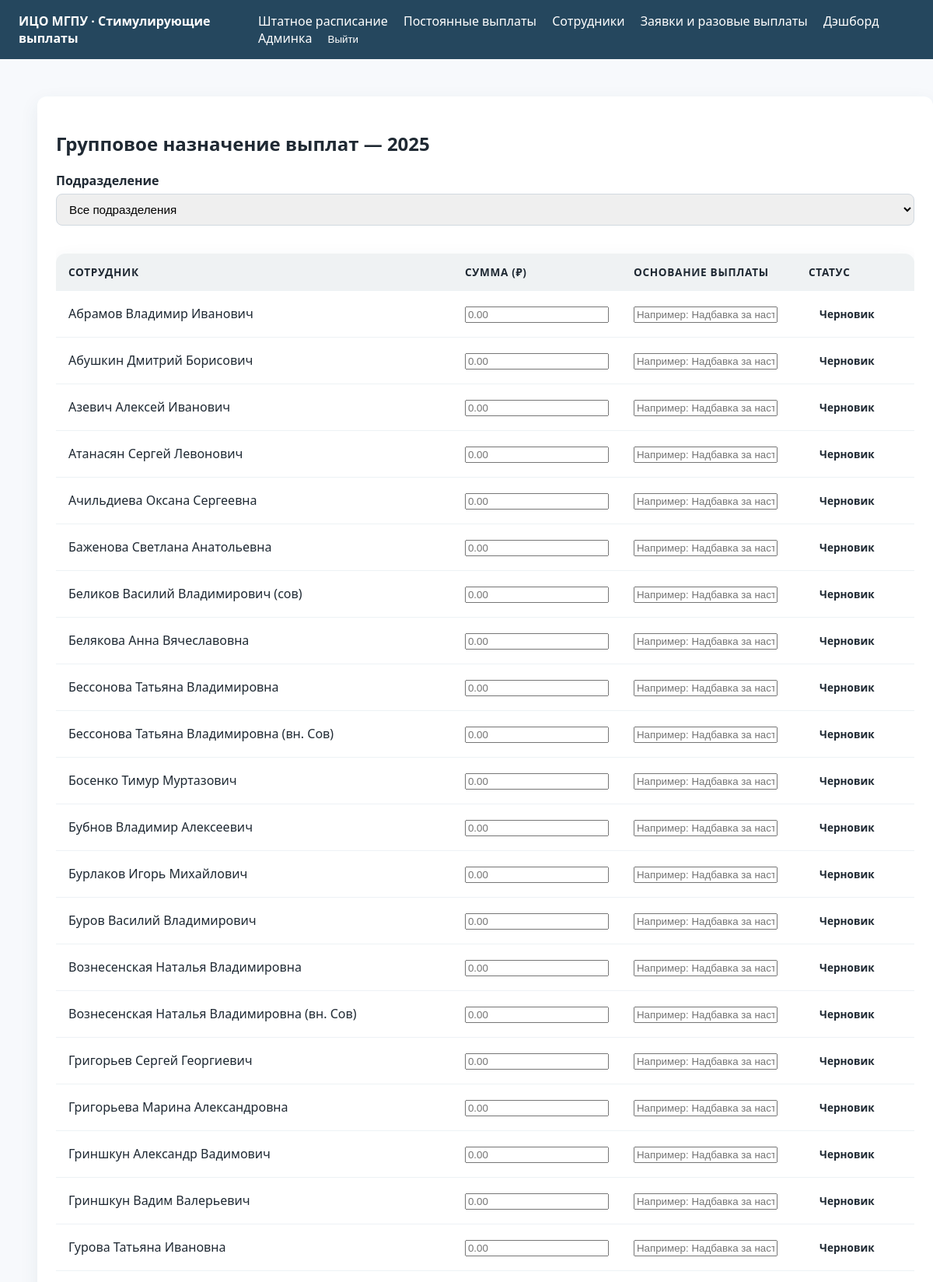
The app's page /recurring/periods/2/payments/bulk/ (signed in, upper part) with its own data.
### recurring_payments/models.py (models this page shows, shortened)
class RecurringPeriod(models.Model):
    class Status(models.TextChoices):
        DRAFT = 'draft', 'Черновик'
        OPEN = 'open', 'Открыт'
        CLOSED = 'closed', 'Закрыт'
    name = models.CharField('Название', max_length=255)
    status = models.CharField('Статус', max_length=16, choices=Status.choices, default=Status.DRAFT)
    start_date = models.DateField('Дата начала')
    end_date = models.DateField('Дата окончания')
    budget_limit = models.DecimalField('Лимит бюджета', max_digits=14, decimal_places=2, default=Decimal('0'))
    notes = models.TextField('Комментарий', blank=True)
    closed_at = models.DateTimeField('Дата закрытия', blank=True, null=True)
    objects = RecurringPeriodQuerySet.as_manager()
    class Meta:
        ordering = ['-start_date', '-end_date', 'name']
        verbose_name = 'Период постоянных выплат'
        verbose_name_plural = 'Периоды постоянных выплат'
    def open(self) -> None:
        if self.status != self.Status.DRAFT:
            raise ValidationError('Можно открыть только период в статусе "Черновик".')
        self.status = self.Status.OPEN
        self.save(update_fields=['status'])

### stimuli/models.py (models this page shows, shortened)
class Employee(models.Model):
    class Category(models.TextChoices):
        AUP = 'АУП', _('Административно-управленческий персонал')
        PPS = 'ППС', _('Профессорско-преподавательский состав')
        OTHER = 'Другое', _('Другое')
    full_name = models.CharField('ФИО', max_length=255)
    division = models.ForeignKey('staffing.Division', on_delete=models.PROTECT, related_name='employees', verbose_name='Подразделение')
    position = models.ForeignKey('staffing.Position', on_delete=models.PROTECT, related_name='employees', verbose_name='Должность')
    category = models.CharField('Категория', max_length=32, choices=Category.choices)
    rate = models.DecimalField('Ставка', max_digits=6, decimal_places=3, default=1)
    allowance_amount = models.DecimalField('Надбавка', max_digits=12, decimal_places=2, default=0)
    allowance_reason = models.CharField('Основание надбавки', max_length=255, blank=True)
    allowance_until = models.DateField('Срок надбавки', blank=True, null=True)
    payment = models.DecimalField('Выплата', max_digits=12, decimal_places=2, default=0)
    justification = models.TextField('Обоснование', blank=True)
    created_at = models.DateTimeField('Создано', auto_now_add=True)
    updated_at = models.DateTimeField('Обновлено', auto_now=True)
    class Meta:
        ordering = ['full_name']
        verbose_name = 'Сотрудник'
        verbose_name_plural = 'Сотрудники'

### recurring_payments/views.py (the view, shortened to what this page needs)
# urls.py: path('periods/<int:pk>/payments/bulk/', views.RecurringPaymentBulkAssignView.as_view(), name='payment-bulk'),
class RecurringPaymentBulkAssignView(LoginRequiredMixin, PermissionRequiredMixin, View):
    permission_required = 'recurring_payments.add_recurringpayment'
    template_name = 'recurring_payments/payment_bulk_assign.html'
    def dispatch(self, request, *args, **kwargs):
        self.period = get_object_or_404(RecurringPeriod, pk=kwargs['pk'])
        if self.period.status == RecurringPeriod.Status.CLOSED:
            messages.error(request, 'Период закрыт, изменения невозможны.')
            return redirect('recurring_payments:period-detail', pk=self.period.pk)
        return super().dispatch(request, *args, **kwargs)
    def get(self, request, *args, **kwargs):
        division_id = request.GET.get('division')
        context = self._build_context(division_id=division_id)
        return render(request, self.template_name, context)
    def _build_context(self, division_id=None, data=None):
        divisions = Division.objects.order_by('name')
        employees = self._get_employees(division_id)
        existing = {
            payment.employee_id: payment
            for payment in RecurringPayment.objects.select_related('employee').filter(period=self.period)
        }
        data_dict = {}
        if data is not None:
            if hasattr(data, 'dict'):
                data_dict = data.dict()
            else:
                data_dict = dict(data)
        entries = []
        for employee in employees:
            payment = existing.get(employee.id)
            entries.append({
                'employee': employee,
                'amount': data_dict.get(f'amount_{employee.id}', payment.amount if payment else ''),
                'reason': data_dict.get(f'reason_{employee.id}', payment.reason if payment else ''),
                'locked': bool(payment and payment.is_locked),
            })
        return {
            'period': self.period,
            'divisions': divisions,
            'employee_entries': entries,
            'selected_division': division_id or '__all__',
        }
    def _get_employees(self, division_id):
        qs = Employee.objects.select_related('division').order_by('full_name')
        if division_id and division_id != '__all__':
            try:
                division_pk = int(division_id)
            except (TypeError, ValueError):
                return []
            qs = qs.filter(division_id=division_pk)
        return list(qs)

### recurring_payments/templates/recurring_payments/payment_bulk_assign.html (shortened to what this page needs)
{% extends 'base.html' %}
{% block content %}
<div class="card content-card">
    <h2>Групповое назначение выплат — {{ period.name }}</h2>
    <form method="get" class="filter-form" style="margin-bottom:20px;">
        <div class="form-grid">
            <div>
                <label for="division-select">Подразделение</label>
                <select id="division-select" name="division" onchange="this.form.submit()">
                    <option value="__all__" {% if selected_division == '__all__' or not selected_division %}selected{% endif %}>Все подразделения</option>
                </select>
            </div>
        </div>
    </form>
    {% if employee_entries %}
        <form method="post">
            <div class="table-wrapper">
                <table class="table">
                    <thead>
                        <tr>
                            <th>Сотрудник</th>
                            <th style="width:160px;">Сумма (₽)</th>
                            <th>Основание выплаты</th>
                            <th style="width:120px;">Статус</th>
                        </tr>
                    </thead>
                    <tbody>
                        {% for entry in employee_entries %}
                            <tr>
                                <td>{{ entry.employee.full_name }}</td>
                                <td>
                                    <input type="number" step="0.01" min="0" name="amount_{{ entry.employee.id }}" value="{{ entry.amount }}" {% if entry.locked %}readonly{% endif %} placeholder="0.00">
                                </td>
                                <td>
                                    <input type="text" name="reason_{{ entry.employee.id }}" value="{{ entry.reason }}" {% if entry.locked %}readonly{% endif %} placeholder="Например: Надбавка за наставничество">
                                </td>
                                <td>
                                    {% if entry.locked %}
                                        <span class="status status-closed">Зафиксирована</span>
                                    {% else %}
                                        <span class="status status-open">Черновик</span>
                                    {% endif %}
                                </td>
                            </tr>
                        {% endfor %}
                    </tbody>
                </table>
            </div>
        </form>
    {% else %}
        <p>Сотрудники не найдены для выбранного фильтра.</p>
    {% endif %}
</div>
{% endblock %}

### static/css/main.css (style rules this page uses)
:root { --primary: #25475e; --accent: #f0a500; --bg: #f7f9fc; }
body { font-family: 'Segoe UI', -apple-system, BlinkMacSystemFont, 'Roboto', sans-serif; font-size: 16px; color: #1f2933; background-color: var(--bg); margin: 0; }
.table-wrapper { overflow-x: auto; border-radius: 12px; margin-top: 16px; }
.table { width: 100%; border-collapse: collapse; background-color: #fff; border-radius: 12px; overflow: hidden; box-shadow: 0 8px 24px rgba(37, 71, 94, 0.08); margin-top: 16px; }
.table thead { background-color: rgba(37, 71, 94, 0.07); font-size: 0.85rem; text-transform: uppercase; letter-spacing: 0.05em; }
.table th, .table td { padding: 14px 16px; border-bottom: 1px solid #edf2f5; text-align: left; }
.card { background-color: #fff; border-radius: 12px; box-shadow: 0 8px 24px rgba(37, 71, 94, 0.08); padding: 24px; margin-bottom: 24px; }
.content-card { width: 100%; }
.form-grid { display: grid; grid-template-columns: repeat(auto-fit, minmax(240px, 1fr)); gap: 16px; }
.filter-form { margin-bottom: 16px; }
.form-grid label { display: block; font-weight: 600; margin-bottom: 6px; }
.form-grid input, .form-grid select, .form-grid textarea { width: 100%; padding: 10px 12px; border-radius: 8px; border: 1px solid #d1d9e0; font-size: 0.95rem; box-sizing: border-box; }
.status { display: inline-flex; align-items: center; padding: 6px 14px; border-radius: 999px; font-weight: 600; font-size: 0.85rem; white-space: nowrap; }

### records on screen
RecurringPeriod: name "2025"
Employee: employee.full_name "Абрамов Владимир Иванович", shows "Черновик"
Employee: employee.full_name "Абушкин Дмитрий Борисович", shows "Черновик"
Employee: employee.full_name "Азевич Алексей Иванович", shows "Черновик"
Employee: employee.full_name "Атанасян Сергей Левонович", shows "Черновик"
Employee: employee.full_name "Ачильдиева Оксана Сергеевна", shows "Черновик"
Employee: employee.full_name "Баженова Светлана Анатольевна", shows "Черновик"
Employee: employee.full_name "Беликов Василий Владимирович (сов)", shows "Черновик"
Employee: employee.full_name "Белякова Анна Вячеславовна", shows "Черновик"
Employee: employee.full_name "Бессонова Татьяна Владимировна", shows "Черновик"
Employee: employee.full_name "Бессонова Татьяна Владимировна (вн. Сов)", shows "Черновик"
Employee: employee.full_name "Босенко Тимур Муртазович", shows "Черновик"
Employee: employee.full_name "Бубнов Владимир Алексеевич", shows "Черновик"
Employee: employee.full_name "Бурлаков Игорь Михайлович", shows "Черновик"
Employee: employee.full_name "Буров Василий Владимирович", shows "Черновик"
Employee: employee.full_name "Вознесенская Наталья Владимировна", shows "Черновик"
Employee: employee.full_name "Вознесенская Наталья Владимировна (вн. Сов)", shows "Черновик"
Employee: employee.full_name "Григорьев Сергей Георгиевич", shows "Черновик"
Employee: employee.full_name "Григорьева Марина Александровна", shows "Черновик"
Employee: employee.full_name "Гриншкун Александр Вадимович", shows "Черновик"
Employee: employee.full_name "Гриншкун Вадим Валерьевич", shows "Черновик"
Employee: employee.full_name "Гурова Татьяна Ивановна", shows "Черновик"
